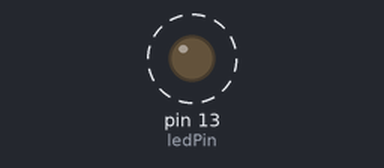
Bench run of a sketch on a simulated Arduino Uno, built with avr-gcc and run on an emulated ATmega328P. Parts: output pins drawn as LEDs (lit = HIGH). Dashed ring = blinking. What the sketch prints to the serial monitor is not drawn.

Above: at 0.05 s.
Timing chart, 0 to 3.0 s (numbered marks = the images above):
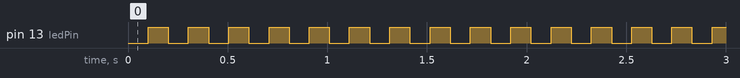

The sketch:

Millis_Function_in_Arduino2.ino
```cpp
/*
      Millis Function in Arduino
      For more details, visit: https://techzeero.com/arduino-tutorials/delay-and-millis-in-arduino/
*/

int ledPin = 13;
int ledState = LOW;
long previousMillis = 0;

void setup()
{
  pinMode(ledPin, OUTPUT);
  Serial.begin(9600);
}
void loop()
{
  Serial.println(millis() / 1000);
  myDelay(4000);
}
void myDelay(unsigned long duration)
{
  unsigned long start = millis();
  while(millis() - start <= duration)
  {
    blink(100);
  }
}

void blink(long interval)
{
  if(millis() - previousMillis > interval)
  {
    previousMillis = millis();
    if(ledState == LOW)
      ledState = HIGH;
    else
      ledState = LOW;
     digitalWrite(ledPin, ledState);
  }
}
```

Measured:
- by itself, pin 13 (ledPin): alternates HIGH for 0.10 s and LOW for 0.10 s
